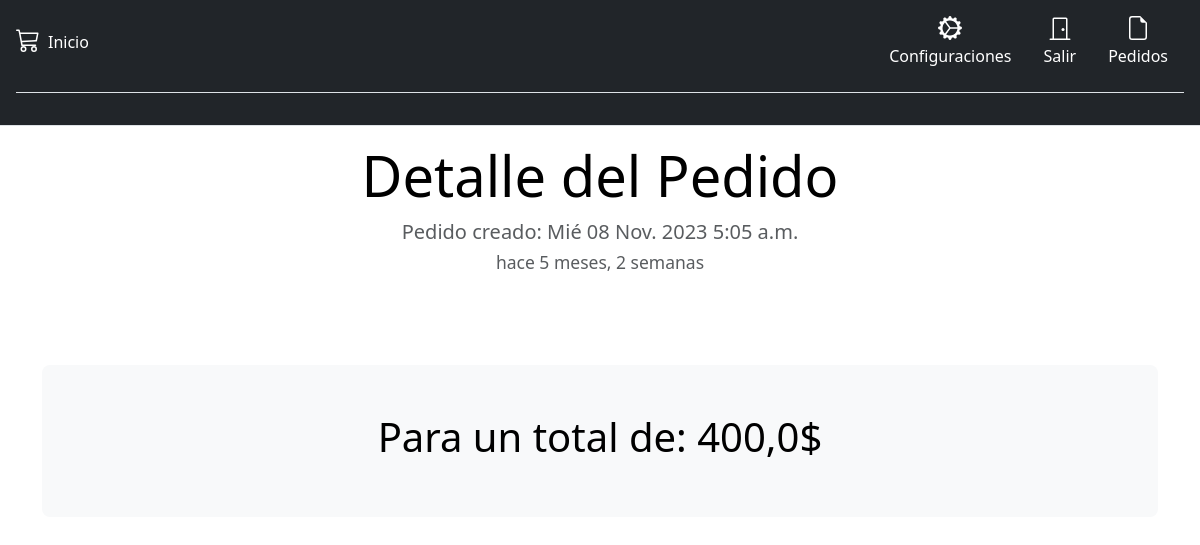
Page /usuario/1/detalle/13/pedido/ (signed in) on the committed database.
### apps/home/models.py (models this page shows, shortened)
class Pedido(models.Model):
	usuario = models.ForeignKey(
		Usuario,
		on_delete = models.SET_NULL,
		blank=True,
		null=True,
		related_name='pedidos'
	)
	total = models.FloatField(default = 0.0)
	creado = models.DateTimeField(auto_now_add=True)
	activo = models.BooleanField(default = True)
	class Meta:
		verbose_name = 'Pedido'
		verbose_name_plural = 'Pedidos'
		ordering = ['-creado']

### apps/home/views.py (the view)
@require_http_methods(['GET'])
@login_required(login_url = reverse_lazy('usuarios:login'))
def detalle_pedido_usuario(request, usuario_id = None,pedido_id = None):
	pedido = models.Pedido.objects.get(id = pedido_id, usuario_id = usuario_id)
	detalle_pedido = models.DetallePedido.objects.prefetch_related(
		Prefetch('productos')
	).filter(pedido_id = pedido.id)
	context = {
		'pedido': pedido,
		'detalle_pedido': detalle_pedido
	}
	return render(request, 'home/detalle_pedido.html', context)

### apps/home/context_processors.py (called while the page is built)
def saludo(request):
	return {'signo': '$'}

### templates/home/detalle_pedido.html (shortened to what this page needs)
{% extends "base/base.html" %}
{% load humanize %}
{% block content %}
	<div class="pricing-header p-3 pb-md-4 mx-auto text-center">
		<h1 class="display-4 fw-normal text-body-emphasis">Detalle del Pedido</h1>
		<p class="fs-5 text-body-secondary">
			Pedido creado:  {{pedido.creado|date:"D d N Y P"}}  <br>
			<small> {{pedido.creado|naturaltime}}</small>
		</p>
	</div>
	<div class="container my-5">
	  	<div class="p-5 bg-body-tertiary rounded-3 text-center">
			<h3 class="display-6 fw-normal text-body-emphasis">Para un total de: {{pedido.total}}{{signo}}</h3>
		</div>
	</div>
{% endblock content %}

### rows in the picture
Pedido: creado "Mié 08 Nov. 2023 5:05 a.m.", creado "hace 5 meses, 2 semanas", total "400,0"

### other values in the picture
{{ signo }} "$"
